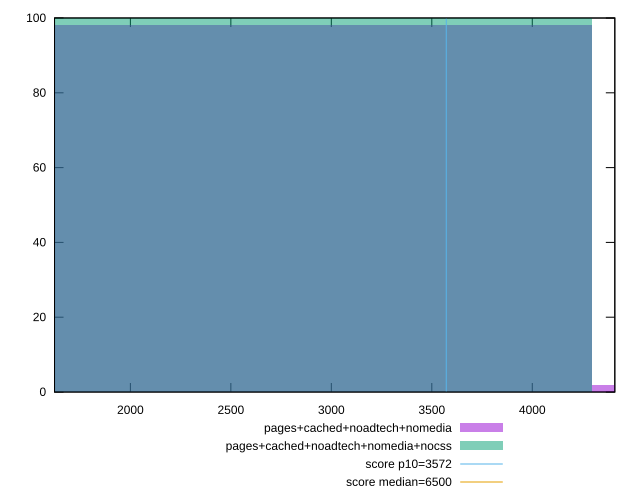

Source code (gnuplot):
reset

$pagesCachedNoadtechNomedia <<EOF
2864.956089074181 98
5729.912178148362 2
EOF

$pagesCachedNoadtechNomediaNocss <<EOF
2864.956089074181 100
EOF

set key outside below
set boxwidth 2864.956089074181
set xrange [1622.5395000000003:4410.812]
set yrange [0:100]
set trange [0:100]
set style fill transparent solid 0.5 noborder

set parametric
set terminal svg size 640, 500 enhanced background rgb 'white'
set output "report_00021_2021-02-20T09:16:39.615Z/first-cpu-idle/comparison/histogram/3_vs_4.svg"

plot $pagesCachedNoadtechNomedia title "pages+cached+noadtech+nomedia" with boxes, \
     $pagesCachedNoadtechNomediaNocss title "pages+cached+noadtech+nomedia+nocss" with boxes, \
     3572,t title "score p10=3572", \
     6500,t title "score median=6500"

reset
